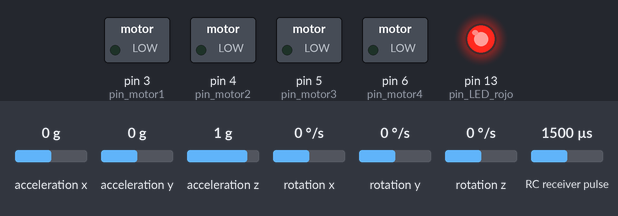
The sketch below on a simulated Arduino Uno, built with avr-gcc and run on an emulated ATmega328P. On the bench: switched loads named in the sketch (green lamp = pin HIGH), output pins drawn as LEDs (lit = HIGH). Wiring (inferred from the names in the program): RC receiver channel: data pin 8; MPU-6050 motion sensor at I2C address 0x68. Inputs (shaded band) come from the test bench; at power-on: RC receiver pulse 1500 µs, acceleration x 0 g, acceleration z 1 g, acceleration y 0 g, rotation x 0 °/s, rotation y 0 °/s, rotation z 0 °/s. What the sketch prints to the serial monitor is not drawn.

Above: at 0.8 s.
0.9 s: RC receiver pulse (sensor on pin 8) set to 1264 µs
2.4 s: RC receiver pulse (sensor on pin 8) set to 1236 µs
At 2.81 s:
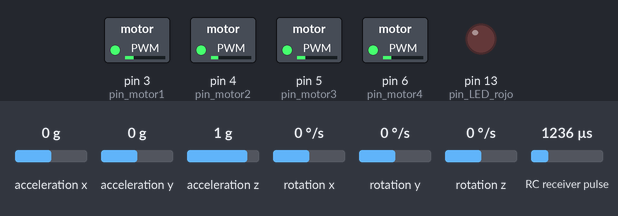
5.4 s: RC receiver pulse (sensor on pin 8) set to 1500 µs
8.4 s: acceleration x set to 0.8 g
11.4 s: acceleration z set to 0 g
14.4 s: acceleration y set to -1.4 g
Timing chart, 0 to 45.0 s (numbered marks = the images above; inputs shaded):
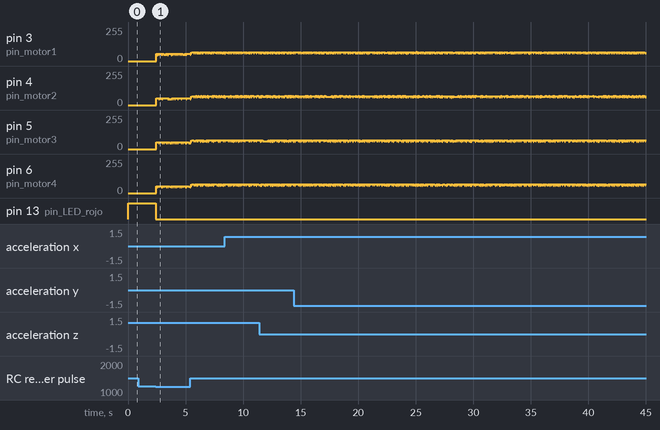

The sketch:

ESC-Motores_Calibrar.ino
```cpp
/*
   Reducir vibraciones de hélices y motores haciendo uso de las lecturas del ecelerómetro del sensor MPU6050
   Más información en https://arduproject.es/calibracion-de-helices-y-motores-sketch/
*/


#define usCiclo 6000    // Ciclo de ejecucion de software en microsegundos (PWM)
#define pin_motor1 3    // Pin motor 1
#define pin_motor2 4    // Pin motor 2
#define pin_motor3 5    // Pin motor 3
#define pin_motor4 6    // Pin motor 4
#define pin_Throttle 8  // Pin throttle del mando RC
#define pin_LED_rojo 13 // Pin LED rojo

#include <EnableInterrupt.h>
#include <Wire.h>

// MPU6050
#define MPU6050_adress 0x68
int gx, gy, gz;
float ax, ay, az, temperature;

// PWM
float ESC1_us, ESC2_us, ESC3_us, ESC4_us, loop_timer;
long tiempo_motores_start;

// AJUSTE MANDO RC - THROTLLE
float RC_Throttle_consigna;
const int us_max_Throttle_adj = 2000;
const int us_min_Throttle_adj = 950;
const float us_max_Throttle_raw = 2004; // <-- Si teneis la entrada Throttle invertida sustituid este valor
const float us_min_Throttle_raw = 1116; // <-- por este y viceversa

// INTERRUPCIÓN MANDO RC --> THROTTLE
volatile long Throttle_HIGH_us;
volatile int RC_Throttle_raw;
void INT_Throttle() {
  if (digitalRead(pin_Throttle) == HIGH) Throttle_HIGH_us = micros();
  if (digitalRead(pin_Throttle) == LOW)  RC_Throttle_raw  = micros() - Throttle_HIGH_us;
}

void setup() {

  // Decalaración de LEDs
  pinMode(pin_LED_rojo, OUTPUT);
  digitalWrite(pin_LED_rojo, HIGH);

  // Serial.begin()
  Serial.begin(115200);
  Wire.begin();

  // Interrupción para canal Thrtottle
  pinMode(pin_Throttle, INPUT_PULLUP);
  enableInterrupt(pin_Throttle, INT_Throttle, CHANGE);

  // Decalaración de motores
  pinMode(pin_motor1, OUTPUT);   // Declarar motor 1
  pinMode(pin_motor2, OUTPUT);   // Declarar motor 2
  pinMode(pin_motor3, OUTPUT);   // Declarar motor 3
  pinMode(pin_motor4, OUTPUT);   // Declarar motor 4
  digitalWrite(pin_motor1, LOW); // Motor 1 LOW por seguridad
  digitalWrite(pin_motor2, LOW); // Motor 2 LOW por seguridad
  digitalWrite(pin_motor3, LOW); // Motor 3 LOW por seguridad
  digitalWrite(pin_motor4, LOW); // Motor 4 LOW por seguridad

  // Iniciar sensor MPU6050
  MPU6050_iniciar();

  Serial.println("Encender mando RC y bajar Throttle al mínimo");
  // Hasta no bajar Throttle al mínimo no salimos de este bucle while
  while (RC_Throttle_consigna > 1100 || RC_Throttle_consigna < 900) {
    RC_Throttle_consigna = map(RC_Throttle_raw, us_min_Throttle_raw, us_max_Throttle_raw, us_min_Throttle_adj, us_max_Throttle_adj);
  }
  Serial.println("Encendido detectado");
  digitalWrite(pin_LED_rojo, LOW);
}

void loop() {
  //  Nuevo ciclo
  while (micros() - loop_timer < usCiclo);
  loop_timer = micros();

  // Leer sensor MPU6050
  MPU6050_leer();

  //  Ecuaciones de procesamiento de la señal Throttle
  RC_Throttle_consigna  = map(RC_Throttle_raw, us_min_Throttle_raw, us_max_Throttle_raw, us_min_Throttle_adj, us_max_Throttle_adj);

  // La señal RC_Throttle_consigna define el tiempo que la señal PWM está en estado HIGH
  ESC1_us = RC_Throttle_consigna;
  ESC2_us = RC_Throttle_consigna;
  ESC3_us = RC_Throttle_consigna;
  ESC4_us = RC_Throttle_consigna;

  // Para generar las 4 señales PWM, el primer paso es poner estas señales a 1 (HIGH).
  digitalWrite(pin_motor1, HIGH);  // MOTOR 1
  digitalWrite(pin_motor2, HIGH);  // MOTOR 2
  digitalWrite(pin_motor3, HIGH);  // MOTOR 3
  digitalWrite(pin_motor4, HIGH);  // MOTOR 4
  tiempo_motores_start = micros();

  // Cuando se cumpa el tiempo de PWM definido en ESCx_us, se pasa cada señal a 0 (LOW) para terminar el ciclo PWM.
  while (digitalRead(pin_motor1) == HIGH || digitalRead(pin_motor2) == HIGH || digitalRead(pin_motor3) == HIGH || digitalRead(pin_motor4) == HIGH) {
    if (tiempo_motores_start + ESC1_us <= micros()) digitalWrite(pin_motor1, LOW); // MOTOR 1
    if (tiempo_motores_start + ESC2_us <= micros()) digitalWrite(pin_motor2, LOW); // MOTOR 2
    if (tiempo_motores_start + ESC3_us <= micros()) digitalWrite(pin_motor3, LOW); // MOTOR 3
    if (tiempo_motores_start + ESC4_us <= micros()) digitalWrite(pin_motor4, LOW); // MOTOR 4
  }

  // Monitor Serie
  Serial.print(ax);
  Serial.print("\t");
  Serial.print(ay);
  Serial.print("\t");
  Serial.println(az);
}

// Iniciar sensor MPU6050
void MPU6050_iniciar() {
  Wire.beginTransmission(MPU6050_adress);
  Wire.write(0x6B);                          // PWR_MGMT_1 registro 6B hex
  Wire.write(0x00);                          // 00000000 para activar
  Wire.endTransmission();
  Wire.beginTransmission(MPU6050_adress);
  Wire.write(0x1B);                          // GYRO_CONFIG registro 1B hex
  Wire.write(0x08);                          // 00001000: 500dps
  Wire.endTransmission();
  Wire.beginTransmission(MPU6050_adress);
  Wire.write(0x1C);                          // ACCEL_CONFIG registro 1C hex
  Wire.write(0x10);                          // 00010000: +/- 8g
  Wire.endTransmission();
}

// Leer sensor MPU6050
void MPU6050_leer() {
  // Los datos del giroscopio y el acelerómetro se encuentran de la dirección 3B a la 14
  Wire.beginTransmission(MPU6050_adress);       // Empezamos comunicación
  Wire.write(0x3B);                             // Pedir el registro 0x3B (AcX)
  Wire.endTransmission();
  Wire.requestFrom(MPU6050_adress, 14);         // Solicitar un total de 14 registros
  while (Wire.available() < 14);                // Esperamos hasta recibir los 14 bytes

  ax = Wire.read() << 8 | Wire.read();          // 0x3B (ACCEL_XOUT_H) & 0x3C (ACCEL_XOUT_L)
  ay = Wire.read() << 8 | Wire.read();          // 0x3D (ACCEL_YOUT_H) & 0x3E (ACCEL_YOUT_L)
  az = Wire.read() << 8 | Wire.read();          // 0x3F (ACCEL_ZOUT_H) & 0x40 (ACCEL_ZOUT_L)
  temperature = Wire.read() << 8 | Wire.read(); // 0x41 (TEMP_OUT_H) & 0x42 (TEMP_OUT_L)
  gx = Wire.read() << 8 | Wire.read();          // 0x43 (GYRO_XOUT_H) & 0x44 (GYRO_XOUT_L)
  gy = Wire.read() << 8 | Wire.read();          // 0x45 (GYRO_YOUT_H) & 0x46 (GYRO_YOUT_L)
  gz = Wire.read() << 8 | Wire.read();          // 0x47 (GYRO_ZOUT_H) & 0x48 (GYRO_ZOUT_L)
}
```

Measured:
- the behaviour switches between 1248 and 1247 µs on RC receiver pulse (sensor on pin 8) (found by bisection; images 0 and 1)
- after the input at 2.4 s, pin 13 (pin_LED_rojo): HIGH → LOW at once
